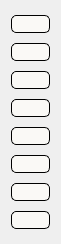
  <widget class="QWidget" name="verticalLayoutWidget">
   <property name="geometry">
    <rect>
     <x>120</x>
     <y>160</y>
     <width>61</width>
     <height>244</height>
    </rect>
   </property>
   <layout class="QVBoxLayout" name="verticalLayout">
    <item>
     <widget class="QLineEdit" name="MCH_ref">
      <property name="styleSheet">
       <string notr="true">background-color: #FAF9F6;
border: 1px solid black;
height: 1.6em;
border-radius: 5px;</string>
      </property>
     </widget>
    </item>
    <item>
     <widget class="QLineEdit" name="HGB_ref">
      <property name="styleSheet">
       <string notr="true">background-color: #FAF9F6;
border: 1px solid black;
height: 1.6em;
border-radius: 5px;</string>
      </property>
     </widget>
    </item>
    <item>
     <widget class="QLineEdit" name="RBC_ref">
      <property name="styleSheet">
       <string notr="true">background-color: #FAF9F6;
border: 1px solid black;
height: 1.6em;
border-radius: 5px;</string>
      </property>
     </widget>
    </item>
    <item>
     <widget class="QLineEdit" name="RDW_CV_ref">
      <property name="styleSheet">
       <string notr="true">background-color: #FAF9F6;
border: 1px solid black;
height: 1.6em;
border-radius: 5px;</string>
      </property>
     </widget>
    </item>
    <item>
     <widget class="QLineEdit" name="HCT_ref">
      <property name="styleSheet">
       <string notr="true">background-color: #FAF9F6;
border: 1px solid black;
height: 1.6em;
border-radius: 5px;</string>
      </property>
     </widget>
    </item>
    <item>
     <widget class="QLineEdit" name="MCHC_ref">
      <property name="styleSheet">
       <string notr="true">background-color: #FAF9F6;
border: 1px solid black;
height: 1.6em;
border-radius: 5px;</string>
      </property>
     </widget>
    </item>
    <item>
     <widget class="QLineEdit" name="MCV_ref">
      <property name="styleSheet">
       <string notr="true">background-color: #FAF9F6;
border: 1px solid black;
height: 1.6em;
border-radius: 5px;</string>
      </property>
     </widget>
    </item>
    <item>
     <widget class="QLineEdit" name="RDW_SD_ref">
      <property name="styleSheet">
       <string notr="true">background-color: #FAF9F6;
border: 1px solid black;
height: 1.6em;
border-radius: 5px;</string>
      </property>
     </widget>
    </item>
   </layout>
  </widget>
